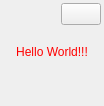
<?xml version="1.0" encoding="UTF-8"?>
<ui version="4.0">
 <class>BubbleForm</class>
 <widget class="QWidget" name="BubbleForm">
  <property name="geometry">
   <rect>
    <x>0</x>
    <y>0</y>
    <width>104</width>
    <height>106</height>
   </rect>
  </property>
  <property name="windowTitle">
   <string>Form</string>
  </property>
  <property name="autoFillBackground">
   <bool>false</bool>
  </property>
  <property name="styleSheet">
   <string notr="true"/>
  </property>
  <layout class="QVBoxLayout" name="verticalLayout_2">
   <property name="spacing">
    <number>0</number>
   </property>
   <property name="leftMargin">
    <number>3</number>
   </property>
   <property name="topMargin">
    <number>3</number>
   </property>
   <property name="rightMargin">
    <number>3</number>
   </property>
   <property name="bottomMargin">
    <number>3</number>
   </property>
   <item>
    <layout class="QVBoxLayout" name="verticalLayout">
     <item>
      <layout class="QHBoxLayout" name="horizontalLayout">
       <item>
        <spacer name="horizontalSpacer">
         <property name="orientation">
          <enum>Qt::Horizontal</enum>
         </property>
         <property name="sizeHint" stdset="0">
          <size>
           <width>40</width>
           <height>20</height>
          </size>
         </property>
        </spacer>
       </item>
       <item>
        <widget class="QPushButton" name="pushButton">
         <property name="minimumSize">
          <size>
           <width>20</width>
           <height>20</height>
          </size>
         </property>
         <property name="styleSheet">
          <string notr="true">border-image: url(:/res/resources/close_bubble.png);</string>
         </property>
         <property name="text">
          <string/>
         </property>
        </widget>
       </item>
      </layout>
     </item>
     <item>
      <spacer name="verticalSpacer">
       <property name="orientation">
        <enum>Qt::Vertical</enum>
       </property>
       <property name="sizeType">
        <enum>QSizePolicy::Maximum</enum>
       </property>
       <property name="sizeHint" stdset="0">
        <size>
         <width>20</width>
         <height>20</height>
        </size>
       </property>
      </spacer>
     </item>
     <item>
      <widget class="QLabel" name="textLabel">
       <property name="styleSheet">
        <string notr="true">color: rgb(255, 0, 0);</string>
       </property>
       <property name="text">
        <string>Hello World!!!</string>
       </property>
       <property name="alignment">
        <set>Qt::AlignCenter</set>
       </property>
      </widget>
     </item>
     <item>
      <spacer name="verticalSpacer_2">
       <property name="orientation">
        <enum>Qt::Vertical</enum>
       </property>
       <property name="sizeHint" stdset="0">
        <size>
         <width>20</width>
         <height>40</height>
        </size>
       </property>
      </spacer>
     </item>
    </layout>
   </item>
  </layout>
 </widget>
 <resources/>
 <connections/>
</ui>
